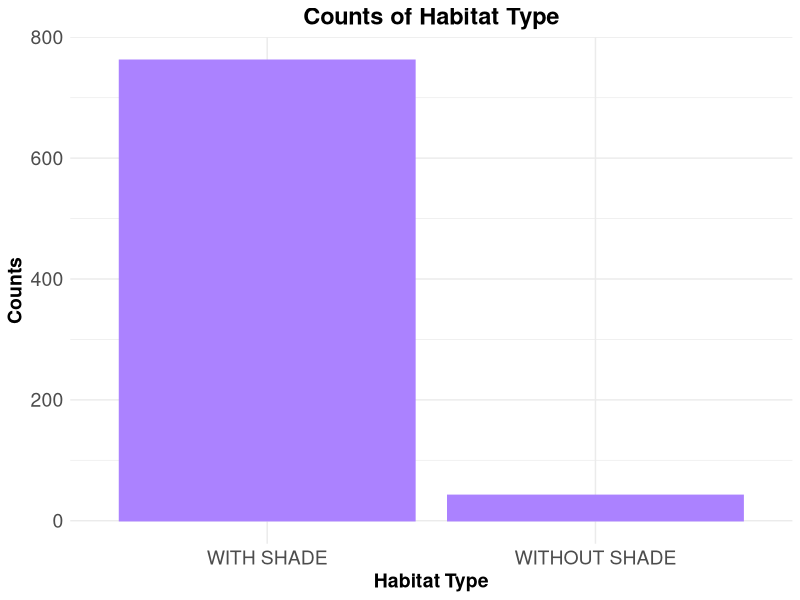
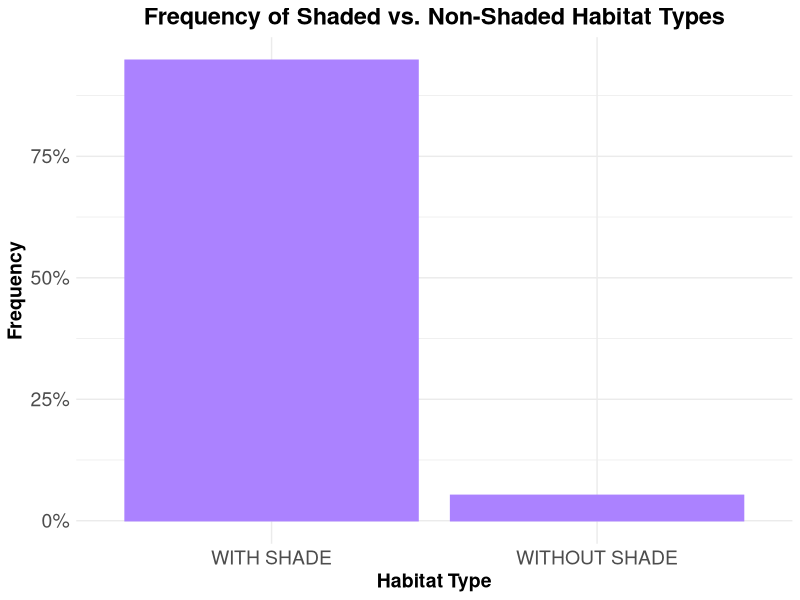
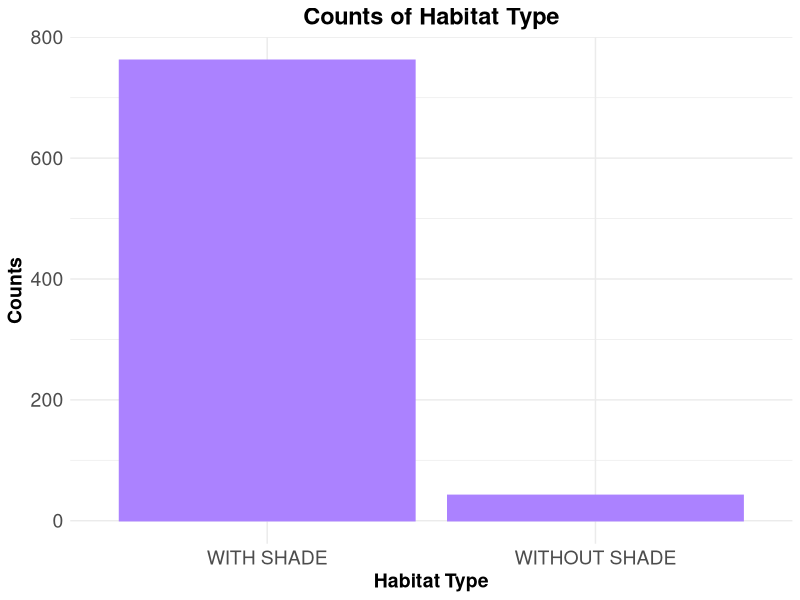
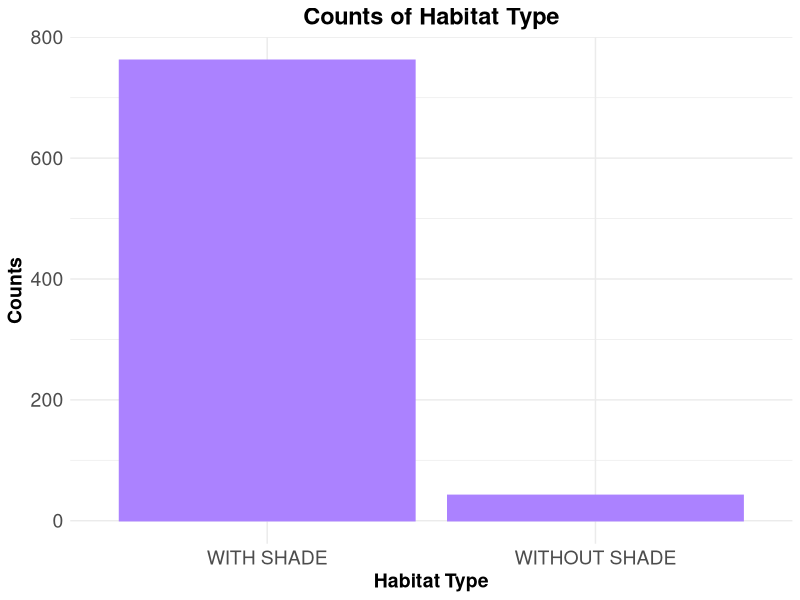

Recreate these plots in R, in order.
# load libraries
library(scales)
library(readr)
library(lubridate)
library(magrittr)
library(ggplot2)
library(car)
library(emmeans)
library(lme4)
library(ggthemes)
library(tidyverse) 

#read in data
prelim_tidy <- read_csv("_data/_tidy/prelim_data_tidycols.csv")
View(prelim_tidy)

#Omit any missing values:
summary(is.na(prelim_tidy))

prelim_temp<-na.omit(prelim_tidy)
View(prelim_temp)

##### OMIT OUTLIERS ###
prelim_temp2 <- prelim_temp
prelim_temp2$therm_t[prelim_temp2$therm_t >= 42] <- NA

View(prelim_temp2)

prelim_temp3<-na.omit(prelim_temp2)
View(prelim_temp3)

####combine levels
#Vertical climb and cling together; make Bp 1 category; St & Sq together
prelim_temp3$pos_beh[prelim_temp3$pos_beh == "Cb"] <- "Su"
prelim_temp3$pos_beh[prelim_temp3$pos_beh == "Br"] <- "Su"
prelim_temp3$pos_beh[prelim_temp3$pos_beh == "QM"] <- "Su"
prelim_temp3$pos_beh[prelim_temp3$pos_beh == "Vci"] <- "VC"
prelim_temp3$pos_beh[prelim_temp3$pos_beh == "Abp"] <- "Bp"
prelim_temp3$pos_beh[prelim_temp3$pos_beh == "BpS"] <- "Bp"
prelim_temp3$pos_beh[prelim_temp3$pos_beh == "BpW"] <- "Bp"
prelim_temp3$pos_beh[prelim_temp3$pos_beh == "Sq"] <- "St"

############
##re-order levels
prelim_temp3$time_od <- factor(prelim_temp3$time_od, levels = c("e_morning", "l_morning", "e_afternoon", "l_afternoon", "evening"))
prelim_temp3$pos_beh <- factor(prelim_temp3$pos_beh, levels = c("Ly", "St", "QS", "QW", "Bp", "Su", "VC"))

###change to factor & numeric
factor_cols <- c("pos_beh","context", "substrate", "hab_type", "individual")
numeric_cols <- c("sun", "therm_t", "t_lo", "t_hi", "amb_t")

prelim_temp3[factor_cols] <- lapply(prelim_temp3[factor_cols], as.factor)

prelim_temp3[numeric_cols] <- lapply(prelim_temp3[numeric_cols], as.numeric)

str(prelim_temp3)

####model
mod_2 <- lmer(therm_t ~ pos_beh + amb_t + sun + date + hab_type + 
                (1|individual), data = prelim_temp3)
summary(mod_2)
confint(mod_2)

###New dataset combining with vs. without shade habitat types
prelim_temp4 <- prelim_temp3
View(prelim_temp4)

#####combine habitat types
levels(prelim_temp4$hab_type)[levels(prelim_temp4$hab_type)=="WD"] <- "WITH SHADE"
levels(prelim_temp4$hab_type)[levels(prelim_temp4$hab_type)=="BMWD"] <- "WITH SHADE"
levels(prelim_temp4$hab_type)[levels(prelim_temp4$hab_type)=="BM"] <- "WITH SHADE"
levels(prelim_temp4$hab_type)[levels(prelim_temp4$hab_type)=="GA"] <- "WITH SHADE"
levels(prelim_temp4$hab_type)[levels(prelim_temp4$hab_type)=="GL"] <- "WITHOUT SHADE"


############
##re-order levels
prelim_temp4$time_od <- factor(prelim_temp4$time_od, levels = c("e_morning", "l_morning", "e_afternoon", "l_afternoon", "evening"))
prelim_temp4$pos_beh <- factor(prelim_temp4$pos_beh, levels = c("Bp", "Ly", "St", "QS", "QW", "Su", "VC"))
prelim_temp4$hab_type <- factor(prelim_temp4$hab_type, levels = c("WITH SHADE", "WITHOUT SHADE"))

###change to factor & numeric
factor_cols <- c("pos_beh","context", "substrate", "hab_type", "individual")
numeric_cols <- c("sun", "therm_t", "t_lo", "t_hi", "amb_t")

prelim_temp4[factor_cols] <- lapply(prelim_temp4[factor_cols], as.factor)

prelim_temp4[numeric_cols] <- lapply(prelim_temp4[numeric_cols], as.numeric)

str(prelim_temp4)

##model new dataset
mod_3 <- lmer(therm_t ~ pos_beh + amb_t + sun + date + hab_type + 
                (1|individual), data = prelim_temp4)
summary(mod_3) ###still no significant difference with habitat type (shaded vs. not)
confint(mod_3)

summary(prelim_temp4$hab_type) ###WITH SHADE: 762; WITHOUT SHADE: 42

###plot habitat type with vs. without shade

counts_shaded <- ggplot(prelim_temp4, aes(hab_type))+
  geom_bar(stat="count", fill = "mediumpurple1", colour = "mediumpurple1") + 
  ggtitle("Counts of Habitat Type") +
  scale_x_discrete(name = "Habitat Type", 
                   labels = c("WITH SHADE", "WITHOUT SHADE")) +
  scale_y_continuous(name = "Counts") +
  theme_minimal()+
  theme(axis.text.x=element_text(size=14),
        axis.text.y=element_text(size=14),
        axis.title.y=element_text(size=14, face="bold"),
        axis.title.x=element_text(size=14, face="bold"),
        plot.title = element_text(hjust = 0.5, size=17, face="bold"))

counts_shaded

##save plot
ggsave("counts_shaded.pdf", width=10, height=6, units="in")

ggsave("counts_shaded.png", width=10, height=6, units="in")

###frequency of shaded vs. not

freq_hab_type <- ggplot(prelim_temp4, aes(hab_type))+
  geom_bar(aes(y = (..count..)/sum(..count..)), bins = 10, 
                 fill = "mediumpurple1", colour = "mediumpurple1")+
  ggtitle("Frequency of Shaded vs. Non-Shaded Habitat Types") +
  scale_y_continuous(name = "Frequency", labels = percent)+
  scale_x_discrete(name = "Habitat Type")+
  theme_minimal()+
  theme(axis.text.x=element_text(size=14),
        axis.text.y=element_text(size=14),
        axis.title.y=element_text(size=14, face="bold"),
        axis.title.x=element_text(size=14, face="bold"),
        plot.title = element_text(hjust = 0.5, size=17, face="bold"))

freq_hab_type  ####confused why this isn't working, but will try to fix it later
